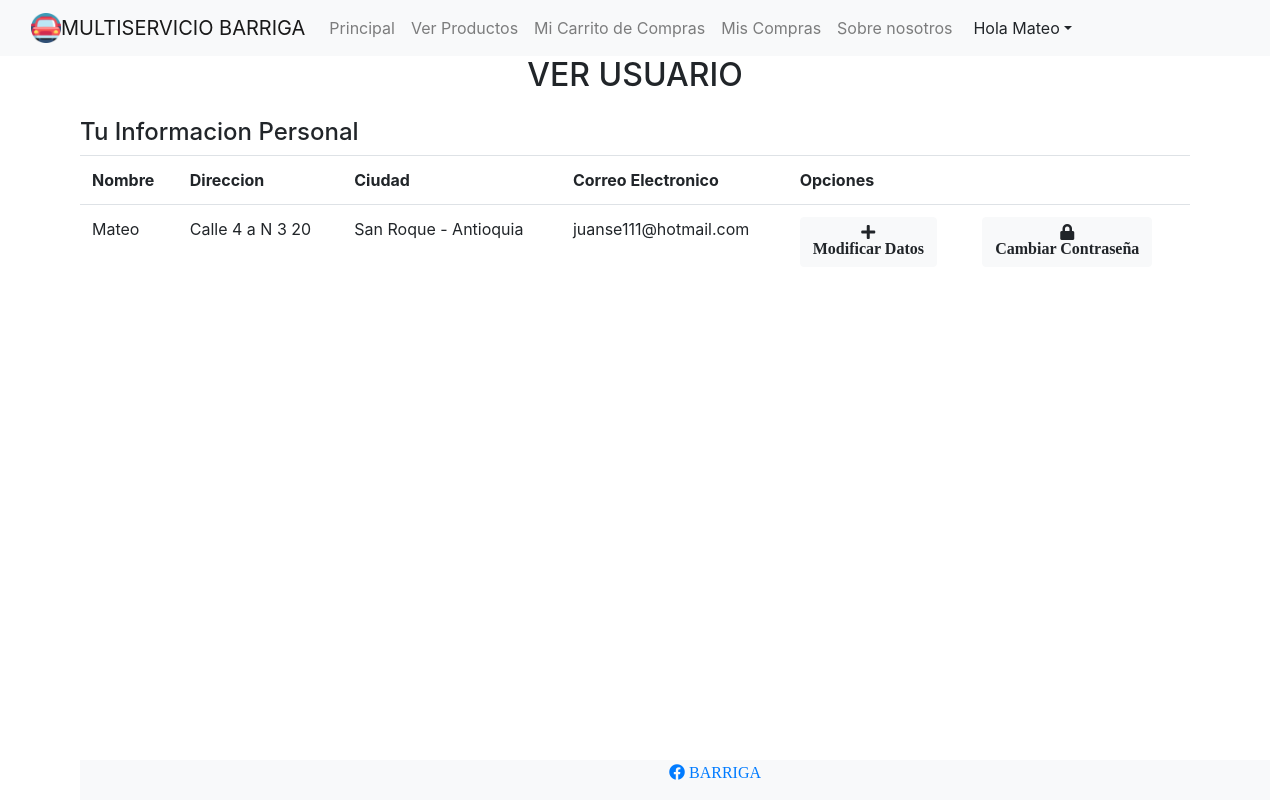
The page /usuario.php (signed in) on the database its author committed.
### tables this page shows
CREATE TABLE `usuarios` (
  `id_usuario` int(10) UNSIGNED NOT NULL,
  `name` varchar(60) NOT NULL,
  `tipo_documento` varchar(10) NOT NULL DEFAULT 'CC',
  `numero_documento` int(11) NOT NULL,
  `celular_usuario` bigint(20) NOT NULL,
  `email` varchar(70) NOT NULL,
  `password` varchar(255) NOT NULL,
  `direccion_usuario` varchar(100) NOT NULL,
  `IDCIUDAD` int(11) NOT NULL,
  `rol_usuario` int(11) NOT NULL,
  `estado_usuario` int(11) NOT NULL,
  `ultimo_ingreso` datetime DEFAULT NULL
);

CREATE TABLE `ciudades` (
  `IDCIUDAD` int(11) NOT NULL,
  `NOMBRECIUDAD` varchar(99) NOT NULL,
  `departamentos_IDDEPARTAMENTO` int(11) NOT NULL
);

CREATE TABLE `departamentos` (
  `IDDEPARTAMENTO` int(11) NOT NULL,
  `NOMBREDEPARTAMENTO` varchar(99) NOT NULL
);

### usuario.php (the view, shortened to what this page needs)
<?php include("includes/header.php"); ?>
<header class="masthead">
	<div class="container d-flex h-100 align-items-center">
		<div class="mx-auto text-center">
			<h2 class="mx-auto my-0 text-uppercase">Ver Usuario</h2>
		</div>
	</div><br>
</header>
<div class="container">
	<div class="row">
		<div class="col-md-12">
			<div class="well well-sm">
				<h4><i class='glyphicon glyphicon-search'></i>Tu Informacion Personal</h4>
			</div>
			<div class="panel-body">
				<div class="table-responsive">
					<table class="table">
						<center>
							<tr>
								<th>Nombre</th>
								<th>Direccion </th>
								<th>Ciudad</th>
								<th>Correo Electronico</th>
								<center>
									<th colspan="2">Opciones</th>
								</center>
								<?php
								$id_usuario = $_SESSION['id_usuario'];
								$sql = "SELECT * FROM  usuarios WHERE id_usuario='$id_usuario';";
								$query = mysqli_query($con, $sql);
								while ($row = mysqli_fetch_array($query)) {
								?>
							<tr>
								<td><?php echo $row['name']; ?></td>
								<td><?php echo $row['direccion_usuario']; ?></td>
								<td> <?php $id_ciudad = $row['IDCIUDAD'];
										$sql1 = "SELECT * FROM departamentos, ciudades WHERE departamentos.IDDEPARTAMENTO=ciudades.departamentos_IDDEPARTAMENTO and ciudades.IDCIUDAD='$id_ciudad';";
										$query1 = mysqli_query($con, $sql1);
										while ($row1 = mysqli_fetch_array($query1)) { ?>
									<?php echo $row1['NOMBRECIUDAD'] . " - " . $row1['NOMBREDEPARTAMENTO'];
										} ?></td>
								<td><?php echo $row['email'] ?></td>
								<td><a href="modificar_datos.php?id=<?php echo base64_encode($id_usuario) ?>"><button type="button" class="btn btn-light"> <i class="fa fa-plus bigicon"><br>Modificar Datos</i></button></a></td>
								<td><a href="cambiar_password.php?id=<?php echo base64_encode($id_usuario) ?>"><button type="button" class="btn btn-light"> <i class="fa fa-lock bigicon"><br>Cambiar Contraseña</i></button></a></td>
							</tr>
				</div>
			</div>
		</div>
	</div>
<?php } ?>
</div>
<div class="footer">
	<?php include("includes/piedepagina.php"); ?>

### includes/header.php (shortened to what this page needs)
<!DOCTYPE html>
<html lang="en">
<?php require_once("./config/db.php");
require_once("./config/conexion.php");
$sql1 = "SELECT * FROM  usuarios where id_usuario='" . $_SESSION['id_usuario'] . "'";
$query1 = mysqli_query($con, $sql1);
while ($d1 = mysqli_fetch_array($query1)) {
	$nombre = $d1['name'];
}
?>
<head>
	<link rel="stylesheet" href="https://cdn.jsdelivr.net/npm/bootstrap@4.5.3/dist/css/bootstrap.min.css">
	<link rel="stylesheet" href="https://cdnjs.cloudflare.com/ajax/libs/font-awesome/5.15.1/css/all.min.css">
</head>
<body>
	<nav class="navbar navbar-expand-lg navbar-light bg-light">
		<div class="container-fluid">
			<img src="images/carroicono.png" align="left" width="30" height="30"> <a class="navbar-brand" href="index.php"> MULTISERVICIO BARRIGA</a>
			<div class="collapse navbar-collapse" id="navbarSupportedContent">
				<ul class="navbar-nav me-auto mb-2 mb-lg-0">
					<li class="nav-item">
						<a class="nav-link" aria-current="page" href="home.php">Principal</a>
					</li>
					<?php if ($_SESSION['rol'] == 1 or $_SESSION['rol'] == 2) { ?>
						<li class="nav-item">
							<div class="dropdown navbar-nav me-auto mb-2 mb-lg-0 ">
								<button class="btn btn-light dropdown-toggle align-right" type="button" id="dropdownMenuButton" data-toggle="dropdown" aria-haspopup="true" aria-expanded="false">
									Productos</button>
								<div class="dropdown-menu" aria-labelledby="dropdownMenuButton">
									<a class="dropdown-item" href="ver_producto.php">Ver productos</a>
									<a class="dropdown-item" href="registraproducto.php">Registrar Productos</a>
								</div>
							</div>
						</li>
						<li class="nav-item">
							<div class="dropdown navbar-nav me-auto mb-2 mb-lg-0 ">
								<button class="btn btn-light dropdown-toggle align-right" type="button" id="dropdownMenuButton" data-toggle="dropdown" aria-haspopup="true" aria-expanded="false">
									Realizar venta</button>
								<div class="dropdown-menu" aria-labelledby="dropdownMenuButton">
									<a class="dropdown-item" href="venta_directa.php">Hacer Venta Directa</a>
									<a class="dropdown-item" href="historial_venta.php">Historial Compras de Cliente</a>
								</div>
							</div>
						</li>
						<li class="nav-item">
							<a class="nav-link" href="usuariostodos.php">Usuarios</a>
						</li>
						<li class="nav-item">
							<a class="nav-link" href="verventas.php">Consultar Ventas</a>
						</li>
						<li class="nav-item">
							<div class="dropdown navbar-nav me-auto mb-2 mb-lg-0 ">
								<button class="btn btn-light dropdown-toggle align-right" type="button" id="dropdownMenuButton" data-toggle="dropdown" aria-haspopup="true" aria-expanded="false">
									Marcas</button>
								<div class="dropdown-menu" aria-labelledby="dropdownMenuButton">
									<a class="dropdown-item" href="ver_marcas.php">Ver Marcas</a>
									<a class="dropdown-item" href="registrarmarcas.php">Registrar Marcas</a>
								</div>
							</div>
						</li>
						<li class="nav-item">
							<div class="dropdown navbar-nav me-auto mb-2 mb-lg-0 ">
								<button class="btn btn-light dropdown-toggle align-right" type="button" id="dropdownMenuButton" data-toggle="dropdown" aria-haspopup="true" aria-expanded="false">
									Categorias</button>
								<div class="dropdown-menu" aria-labelledby="dropdownMenuButton">
									<a class="dropdown-item" href="ver_categorias.php">Ver Categorias</a>
									<a class="dropdown-item" href="registrarcategorias.php">Registrar Categorias</a>
								</div>
							</div>
						<li class="nav-item">
							<div class="dropdown navbar-nav me-auto mb-2 mb-lg-0 ">
								<button class="btn btn-light dropdown-toggle align-right" type="button" id="dropdownMenuButton" data-toggle="dropdown" aria-haspopup="true" aria-expanded="false">
									Inventario</button>
								<div class="dropdown-menu" aria-labelledby="dropdownMenuButton">
									<a class="dropdown-item" href="ver_inventario.php">Ver Inventario</a>
									<a class="dropdown-item" href="recibodiario.php">Generar Recibo de Diario</a>
									<a class="dropdown-item" href="estadisticas.php">Estadisticas</a>
								</div>
							</div>
						</li>
			</div>
			</li>
		<?php } else { ?>
			<?php if ($_SESSION['rol'] == 3) { ?>
				<li class="nav-item">
					<a class="nav-link" href="ver_producto1.php">Ver Productos</a>
				</li>
				<li class="nav-item">
					<a class="nav-link" href="carrito.php">Mi Carrito de Compras</a>
				</li>
				<li class="nav-item">
					<a class="nav-link" href="ver_compras.php">Mis Compras</a>
				</li>
				<li class="nav-item">
					<a class="nav-link" href="nosotros.php">Sobre nosotros</a>
				</li>
		<?php }
					} ?></ul>
		<div class="dropdown navbar-nav me-auto mb-2 mb-lg-0 ">
			<button class="btn btn-light dropdown-toggle align-right" type="button" id="dropdownMenuButton" data-toggle="dropdown" aria-haspopup="true" aria-expanded="false">
				Hola <?php echo $nombre; ?></button>
		</div>
		</div>
		</div>
	</nav>
	</head>

### usuario.php (style rules this page uses)
html { min-height: 100%; position: relative; }
body { margin: 0; margin-bottom: 40px; }

### rows shown on the page
usuarios: name "Mateo", direccion_usuario "Calle 4 a N 3 20", email "juanse111@hotmail.com"
ciudades: NOMBRECIUDAD "San Roque", departamentos_IDDEPARTAMENTO.NOMBREDEPARTAMENTO "Antioquia"
